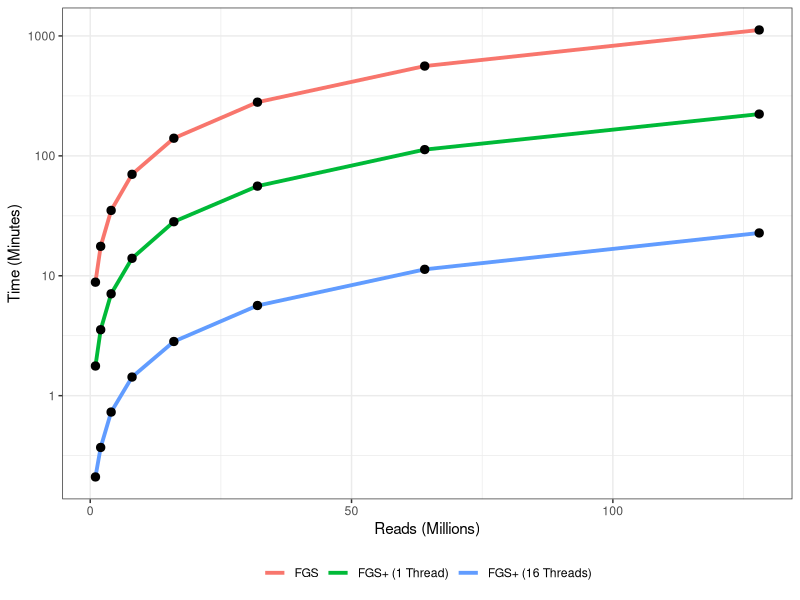
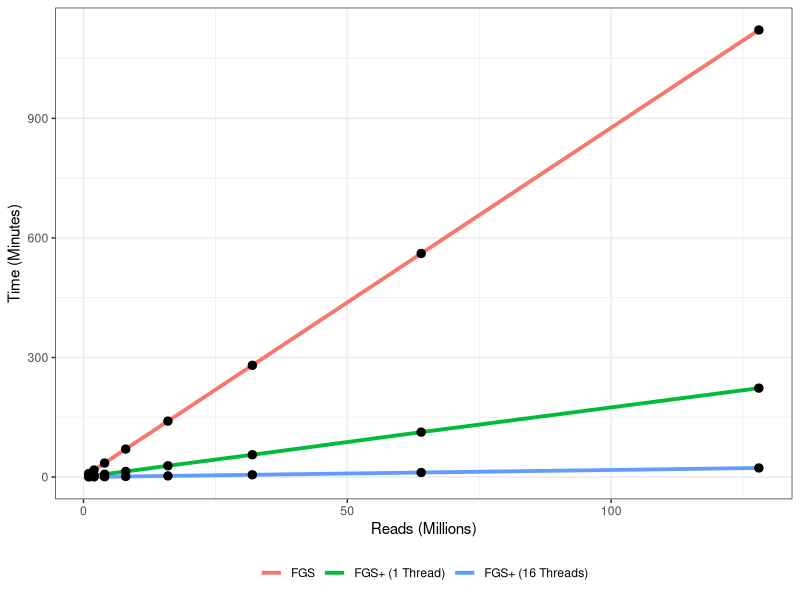
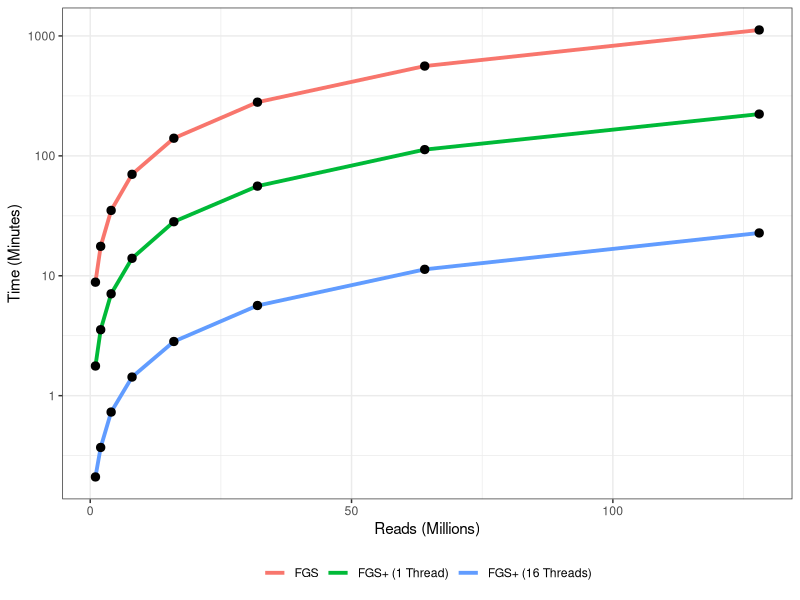
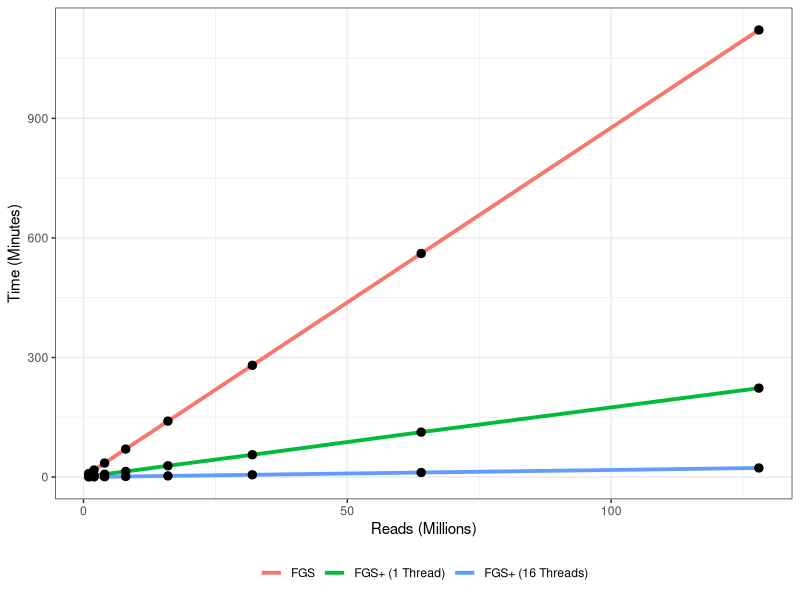

Here is the R script that generated these plots, in order:
## ---- chunk 1
library(ggplot2)
library(reshape2)
## ---- chunk 2
df <- read.table("data/FGS+Results.csv", header=T, sep=",")
names(df) <- c("reads_millions", "FGS", "FGS+ (1 Thread)", "FGS+ (16 Threads)")
df.m <- melt(df, id.var=("reads_millions"), variable.name="Algorithm", value.name = "time_min")
df.m$Algorithm <- factor(df.m$Algorithm, levels=c("FGS", "FGS+ (1 Thread)", "FGS+ (16 Threads)"))
## ---- chunk 3
p1 <- ggplot(df.m, aes(x=reads_millions, y=time_min, group=Algorithm)) 
p1 <- p1 + geom_line(aes(color=Algorithm), size=1.3) 
p1 <- p1 + geom_point(size = 2.5) 
p1 <- p1 + scale_y_log10(breaks=c(1,10,100,1000))
p1 <- p1 + xlab("Reads (Millions)")
p1 <- p1 + ylab("Time (Minutes)")
p1 <- p1 + theme_bw()
p1 <- p1 + theme(legend.position="bottom", legend.title=element_blank())
p1 <- p1 + scale_fill_discrete( labels=c("Control", "Treatment 1", "Treatment 2"))
p1
## ---- chunk 4
pdf(file = "imgs/fgsp_performance_log.pdf", width = 5, height=5)
p1
dev.off()
## ---- chunk 5
p2 <- ggplot(df.m, aes(x=reads_millions, y=time_min, group=Algorithm)) 
p2 <- p2 + geom_line(aes(color=Algorithm), size=1.3) 
p2 <- p2 + geom_point(size = 2.5) 
p2 <- p2 + xlab("Reads (Millions)")
p2 <- p2 + ylab("Time (Minutes)")
p2 <- p2 + theme_bw()
p2 <- p2 + theme(legend.position="bottom", legend.title=element_blank())
p2 <- p2 + scale_fill_discrete( labels=c("Control", "Treatment 1", "Treatment 2"))
p2
## ---- chunk 6
pdf(file = "imgs/fgsp_performance.pdf", width = 5, height=5)
p2
dev.off()
## ---- chunk 7
avg_fgsp_fgs_speedup <- round(mean(df$FGS / df$`FGS+ (1 Thread)`),1)
avg_fgsp_thread_speedup <- round(mean(df$`FGS+ (1 Thread)` / df$`FGS+ (16 Threads)`),1)
avg_fgsp_fgs_threaded_speedup <- round(mean(df$FGS / df$`FGS+ (16 Threads)`),1)
